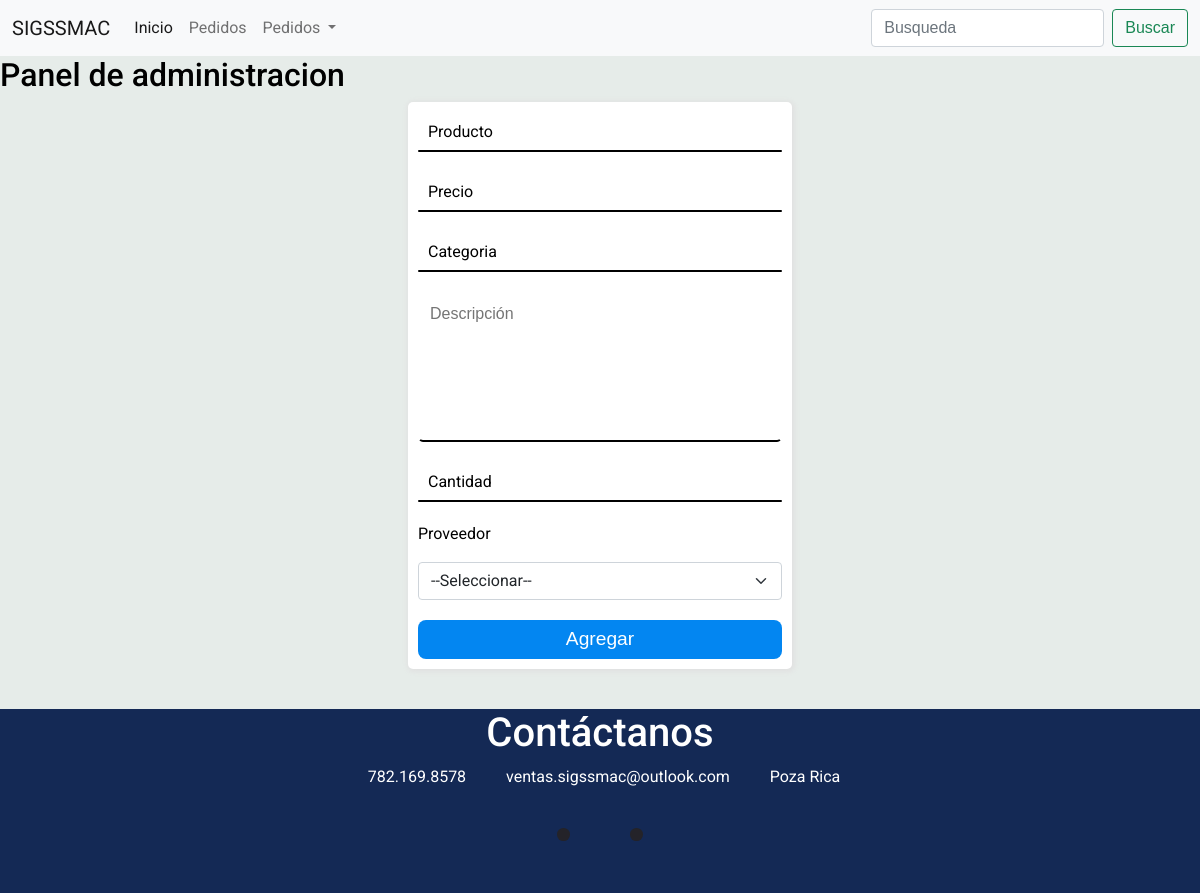
/administrador/productos, run on an earlier commit of the app's database.
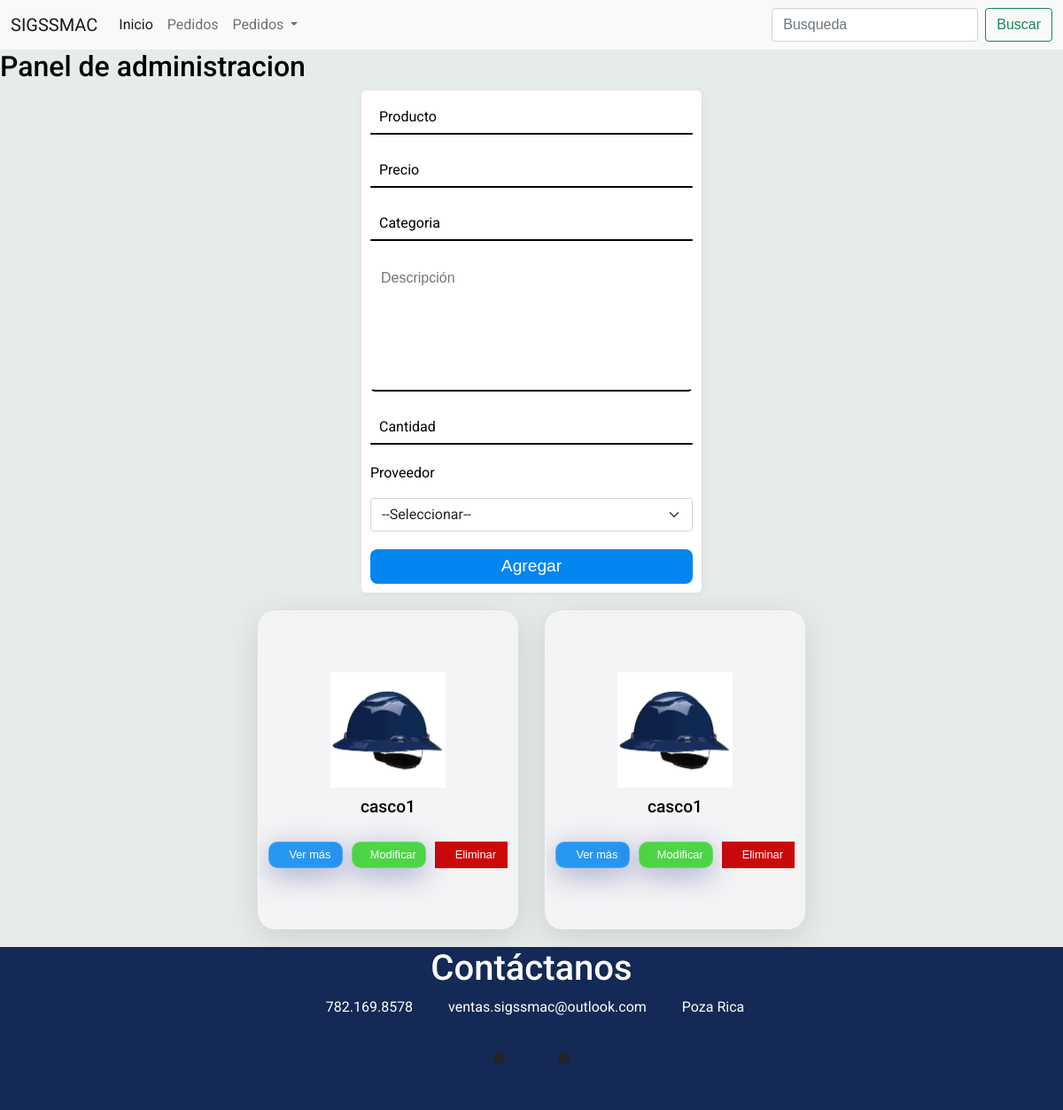
And on a later commit of the database.
### EPP/models.py (models this page shows)
class Productos(models.Model):
    nombre = models.CharField(max_length=100)
    precio = models.FloatField()
    categoria = models.CharField(max_length=30)
    descripcion = models.TextField()
    cantidad = models.FloatField()
    prov = models.ForeignKey(Proveedores, on_delete=models.CASCADE)
    imagen = models.ImageField(upload_to="productos")
    def __str__(self):
        return f'{self.nombre}'
    class Meta:
        db_table = 'Productos'

### EPP/views.py (the view)
# urls.py: path("productos", index_admin, name="home")
def index_admin(request):
    contexto = {}
    try:
        prods =  Productos.objects.all()
        contexto["productos"] = prods
        print("Productos:", prods)
        return render(request, "admin/productos.html", contexto)
    except (TemplateDoesNotExist, TemplateSyntaxError) as e:
        print(e)
        return HttpResponse("Ocurrió un error")

### EPP/models.py (called while the page is built)
    def __str__(self):
        return f'{self.nombre}, {self.telefono}, {self.email} '

### templates/admin/productos.html (shortened to what this page needs)
{% extends 'base_admin.html' %}
{% load static %}
    {% block content %}
    <h2>Panel de administracion</h2>
    <div class="caja-formulario">
      <form>
        <div class="caja-input">
          <input type="text" name="producto" required />
          <label>Producto</label>
          <i></i>
        </div>
        <div class="caja-input">
          <input type="number" name="precio" step="any" required />
          <label>Precio</label>
          <i></i>
        </div>
        <div class="caja-input">
          <input type="text" name="categoria" required />
          <label>Categoria</label>
          <i></i>
        </div>
        <div class="caja-input">
          <textarea
            name="descripcion"
            placeholder="Descripción"
            id=""
            cols="30"
            rows="10"
          ></textarea>
        </div>
        <div class="caja-input">
          <input type="number" name="cantidad" required />
          <label>Cantidad</label>
          <i></i>
        </div>
        <div class="caja-input">
          <p>Proveedor</p>
          <select name="sl_proveedores" class="form-select">
            <option selected disabled>--Seleccionar--</option>
          </select>
        </div>
        <input type="button" value="Agregar" />
      </form>
    </div>
    <div class="contenedor">
      {% for producto in productos %}
      <div class="caja" style="width: 30%">
        <div>
          <div class="img-box">
            <img src="{{ producto.imagen.url }}" alt="" />
          </div>
          <h2>{{ producto.nombre }}</h2>
          <div class="btns-caja">
            <button class="btn-card ver" role="link" type="button">
               Ver más
            </button>
            <button class="btn-card modificar" type="button">
               Modificar
            </button>
            <button class="btn-card eliminar" type="button">
               Eliminar
            </button>
          </div>
        </div>
      </div>
      {% endfor %}
    </div>
    {% endblock %}

### templates/base_admin.html (shortened to what this page needs)
{% load static %}
<!DOCTYPE html>
<html lang="es-MX">
<head>
    <link href="https://cdn.jsdelivr.net/npm/bootstrap@5.1.3/dist/css/bootstrap.min.css" rel="stylesheet">
    <link rel="stylesheet" type="text/css" href="{% static 'styles.css' %}">
    <link rel="stylesheet" href="{% static 'footer.css' %}">
</head>
<body>
<div>
    <nav class="navbar navbar-expand-lg navbar-light bg-light">
      <div class="container-fluid">
        <a class="navbar-brand" href="#">SIGSSMAC</a>
        <div class="collapse navbar-collapse" id="navbarScroll">
          <ul class="navbar-nav me-auto my-2 my-lg-0 navbar-nav-scroll" style="--bs-scroll-height: 100px;">
            <li class="nav-item">
              <a class="nav-link active" aria-current="page" href="/">Inicio</a>
            </li>
            <li class="nav-item">
              <a class="nav-link" href="/pedidos">Pedidos</a>
            </li>
            <li class="nav-item dropdown">
              <a class="nav-link dropdown-toggle" href="#" id="navbarScrollingDropdown" role="button"
                data-bs-toggle="dropdown" aria-expanded="false">
                Pedidos
              </a>
            </li>
          </ul>
          <form class="d-flex">
            <input class="form-control me-2" type="search" placeholder="Busqueda" aria-label="Search">
            <button class="btn btn-outline-success" type="submit">Buscar</button>
          </form>
        </div>
      </div>
    </nav>
</div>
  {% block content %}
  {% endblock  %}
  <footer class="contact-content" id="contacto">
    <h1 class="title">Contáctanos</h1>
    <div class="contact-info">
        <a class="phone info">
            <span>782.169.8578</span>
        </a>
        <a class="email info">
            <span>ventas.sigssmac@outlook.com</span>
        </a>
        <a class="location info">
            <span>Poza Rica</span>
        </a>
    </div>
    <div class="icons">
        <a href="https://www.facebook.com/profile.php?id=100087601909516" target="_blank"><i class="fab fa-facebook"></i></a>
        <a href="https://wa.me/+5217821698578" target="_blank"><i class="fab fa-whatsapp"></i></a>
    </div>
  </footer>
</body>
</html>

### static/styles.css (style rules this page uses)
* { padding: 0; margin: 0; box-sizing: border-box; font-size: 16px; font-family: 'Roboto', sans-serif; }
html, body { position: relative; height: 100%; }
body { background: #e6ece9; font-size: 14px; color: #000; margin: 0; padding: 0; }
input, textarea, button { font-family: 'Nunito', sans-serif; }
.caja-formulario { margin: 0 auto; width: 80%; display: flex; justify-content: center; align-items: center; }
.caja-formulario form { position: relative; width: 40%; border: none; background-color: #ffffff; box-shadow: 1px 1px 5px 2px #e1e1e1; border-radius: 5px; padding: 10px; overflow: hidden; display: flex; flex-direction: column; gap: 20px; }
form .caja-input { position: relative; display: flex; align-items: start; flex-direction: column; }
form .caja-input input, form .caja-input textarea { border: none; outline: none; padding: 8px 10px; width: 100%; background: none; }
form .caja-input textarea { border-radius: 5px; resize: none; height: 150px; border: 2px solid transparent; border-bottom: 2px solid #010101; transition: .3s linear; }
form .caja-input label { position: absolute; width: 100%; padding: 8px 10px; pointer-events: none; transition: .5s; }
form .caja-input i { position: absolute; bottom: 0; width: 100%; height: 2px; border-radius: 5px; background-color: #010101; transition: .5s; }
form > input { border: none; outline: none; background-color: #0386f1; color: #fff; font-size: 1.2em; border-radius: 8px; padding: 5px; }
.contenedor { display: flex; justify-content: center; align-items: start; width: 85%; margin: 0 auto; gap: 30px; flex-wrap: wrap; padding: 20px; overflow-y: auto; overflow-x: hidden; }
.caja { position: relative; border-radius: 10px; padding: 10px; font-weight: bold; width: 100%; height: 360px; box-shadow: 2px 2px 10px #010101; background-color: #eeeeee; overflow-x: hidden; overflow-y: auto; background: rgba( 248, 246, 248, 0.8 ); box-shadow: 0 8px 32px 0 rgba(164, 163, 163, 0.37); backdrop-filter: blur( 10.5px ); -webkit-backdrop-filter: blur( 10.5px ); border-radius: 20px; border: 1px solid rgba( 255, 255, 255, 0.18 ); }
.caja > div { display: flex; justify-content: center; align-items: start; gap: 10px; flex-direction: column; background-color: transparent; padding: 1px; border-radius: 20px; width: 100%; height: 100%; }
.caja h2 { text-align: center; width: 100%; font-size: 1.2em; }
.caja .img-box { width: 130px; height: 130px; margin: 0 auto; background: linear-gradient(180deg, #ffffff, #ffffff); border: 100%; display: flex; justify-content: center; align-items: center; }
.img-box img { width: 100%; mix-blend-mode: multiply; }
.btns-caja { width: 100%; display: flex; justify-content: space-between; align-items: center; gap: 10px; }
.btn-card { display: flex; justify-content: center; align-items: center; gap: 10px; width: 100%; height: 30px; outline: none; border: none; padding: 10px; color: #fff; background-color: #0386f1; transition: .3s linear; font-size: .8em; }
.btn-card:nth-child(1) { background: rgba( 3, 134, 241, 0.85 ); box-shadow: 0 8px 32px 0 rgba( 31, 38, 135, 0.37 ); backdrop-filter: blur( 20px ); -webkit-backdrop-filter: blur( 20px ); border-radius: 10px; border: 1px solid rgba( 255, 255, 255, 0.18 ); }
.btn-card:nth-child(2) { color: #fff; background: rgba( 47, 207, 39, 0.85 ); box-shadow: 0 8px 32px 0 rgba( 31, 38, 135, 0.37 ); backdrop-filter: blur( 20px ); -webkit-backdrop-filter: blur( 20px ); border-radius: 10px; border: 1px solid rgba( 255, 255, 255, 0.18 ); }
.btn-card:nth-child(3) { color: #fff; background-color: #cc0909; }

### static/footer.css (style rules this page uses)
:root { --bg_blue: #142955; --bg_dark: #242329; --bg_white: #fff; }
.contact-content { width: 100%; display: flex; flex-direction: column; justify-content: center; align-items: center; background-color: var(--bg_blue); color:#fff; }
.contact-content .contact-info { display: flex; justify-content: center; align-items: center; gap: 2em; }
.contact-info .phone, .contact-info .email, .contact-info .location { display: flex; align-items: center; justify-content: center; gap: .5em; text-decoration: none; }
.icons { width: 100%; margin-bottom: 2em; display: flex; justify-content: center; align-items: center; gap: 5%; }
.icons a { font-size: 3rem; }
.icons a .fab { color: #fff; font-size: 2rem; }
.fa-facebook, .fa-instagram, .fa-whatsapp { width: 100%; display: inline-block; border-radius: 50%; padding: .2em; background-color: var(--bg_dark); transition: all .3s linear; }
span { color: white; }

What changed in the data, as far as the page shows it:
added Productos: imagen (picture), nombre "casco1"
added Productos: imagen (picture), nombre "casco1"
